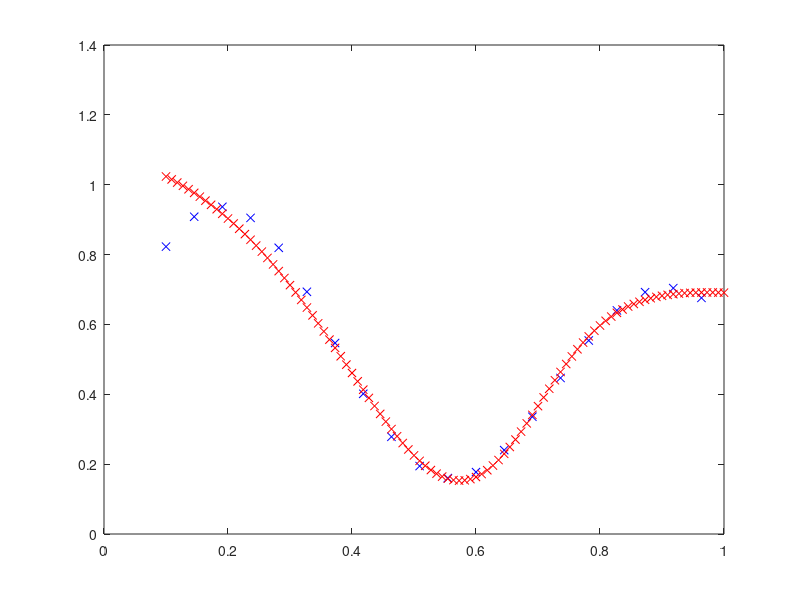

Here is the MATLAB script that generated this plot:
clear all
clc
% Užduotis:

% Sukurkite daugiasluoksnio perceptrono koeficientams apskaičiuoti skirtą 
% programą. Daugiasluoksnis perceptronas turi atlikti aproksimatoriaus 
% funkciją. Daugiasluoksnio perceptrono struktūra:
% VIENAS ĮĖJIMAS (įėjime paduodamas 20 skaičių vektorius X, su reikšmėmis 
% intervale nuo 0 iki 1, pvz., x = 0.1:1/22:1; ).
% VIENAS IŠĖJIMAS (pvz., išėjime tikimasi tokio norimo atsako, kurį galima 
% būtų apskaičiuoti pagal formulę: y = (1 + 0.6*sin(2*pi*x/0.7)) + 0.3*sin(2*pi*x))/2; 
% - kuriamas neuronų tinklas turėtų "modeliuoti/imituoti šios formulės 
% elgesį" naudodamas visiškai kitokią matematinę išraišką nei ši);
% VIENAS PASLĖPTASIS SLUOKSNIS su hiperbolinio tangento arba sigmoidinėmis 
% aktyvavimo funkcijomis neuronuose (neuronų skaičius: 4-8);
% TIESINE AKTYVAVIMO FUNKCIJA išėjimo neurone;
% MOKYMO ALGORITMAS - Backpropagation (atgalinio sklidimo).

% Pasirenkame struktūrą: 1 įėjimas; 1 išėjimas(y); 1 paslėptas sluoksnis (su 5 neuronais).

% 1. Surinkti/paruošti mokymo duomenų rinkinį
 x = 0.1:1/22:1;
 y = (1 + 0.6*sin(2*pi*x/0.7) + 0.3*sin(2*pi*x))/2;

 %plot(x,y,'bx')
 
% 2. Sugeneruoti pradines ryšių svorių reikšmes
    % 1-ojo sluoksnio parametrai:
w11_1 = randn(1); b1_1 = randn(1);
w21_1 = randn(1); b2_1 = randn(1);
w31_1 = randn(1); b3_1 = randn(1);
w41_1 = randn(1); b4_1 = randn(1);
w51_1 = randn(1); b5_1 = randn(1);
    % 2-ojo sluoksnio parametrai:
w11_2 = randn(1); b1_2 = randn(1);
w12_2 = randn(1);
w13_2 = randn(1);
w14_2 = randn(1);
w15_2 = randn(1);

mok_zing = 0.15;

% 3. Apskaičiuoti tinklo atsaką (momentinį)
    % Pasverta suma kiekviename sluoksnyje
for indx = 1 :10000
for n = 1 : 20 
    v1_1 = x(n)*w11_1 + b1_1;
    v2_1 = x(n)*w21_1 + b2_1;
    v3_1 = x(n)*w31_1 + b3_1;
    v4_1 = x(n)*w41_1 + b4_1;
    v5_1 = x(n)*w51_1 + b5_1;
    % Aktyvavimo f-ja 1-jame sluoksnyje
    y1_1=tanh(v1_1); % y1_1 = 1/(1+exp(-v1_1));
    y2_1=tanh(v2_1); % y2_1 = 1/(1+exp(-v2_1));
    y3_1=tanh(v3_1); % y3_1 = 1/(1+exp(-v3_1));
    y4_1=tanh(v4_1); % y4_1 = 1/(1+exp(-v4_1));
    y5_1=tanh(v5_1); % y5_1 = 1/(1+exp(-v5_1));
    % Paverta suma išėjimo sluoksnyje
    v1_2 = y1_1 * w11_2 + y2_1 * w12_2 + y3_1 * w13_2 + y4_1 * w14_2 + y5_1 + w15_2;
    % Skaičiuojame išėjimą/tinklo atsaką pritaikydami aktyvavimo f-jas
    y_aktyvumo = v1_2;

% 4. Palyginti su norimu atsaku ir apskaičiuoti klaidą
    e = y(n) - y_aktyvumo;

% 5. Atnaujinti ryšių svorius taip, kad klaida mažėtų (apmokyti)
    % Formulė: Nauja_reikšmė = Sena_reikėmė + mokymo_žingsnis*delta*input
    delta_out = e; % kadangi tiesinė aktyvumo f-ja

    delta1_1=(1-(tanh(y1_1))^2)*delta_out*w11_2; % delta1_1 = y1_1*(1-y1_1)*(delta_out*w11_1);
    delta2_1=(1-(tanh(y2_1))^2)*delta_out*w12_2; % delta2_1 = y2_1*(1-y2_1)*(delta_out*w21_1);
    delta3_1=(1-(tanh(y3_1))^2)*delta_out*w13_2; % delta3_1 = y3_1*(1-y3_1)*(delta_out*w31_1);
    delta4_1=(1-(tanh(y4_1))^2)*delta_out*w14_2; % delta4_1 = y4_1*(1-y4_1)*(delta_out*w41_1);
    delta5_1=(1-(tanh(y5_1))^2)*delta_out*w15_2; % delta5_1 = y5_1*(1-y5_1)*(delta_out*w51_1);
    % Atnaujiname svorius išėjimo sluoksnyje
    w11_2 = w11_2+ mok_zing*delta_out*y1_1;
    w12_2 = w12_2+ mok_zing*delta_out*y2_1;
    w13_2 = w13_2+ mok_zing*delta_out*y3_1;
    w14_2 = w14_2+ mok_zing*delta_out*y4_1;
    w15_2 = w15_2+ mok_zing*delta_out*y5_1;
    b1_2 = b1_2 + mok_zing*delta_out*1;
    % Atnaujimane svorius paslėptajame sluoksnyje
    w11_1 = w11_1 + mok_zing*delta1_1*x(n);
    w21_1 = w21_1 + mok_zing*delta2_1*x(n);
    w31_1 = w31_1 + mok_zing*delta3_1*x(n);
    w41_1 = w41_1 + mok_zing*delta4_1*x(n);
    w51_1 = w51_1 + mok_zing*delta5_1*x(n);
    b1_1 = b1_1 + mok_zing*delta1_1;
    b2_1 = b2_1 + mok_zing*delta2_1;
    b3_1 = b3_1 + mok_zing*delta3_1;
    b4_1 = b4_1 + mok_zing*delta4_1;
    b5_1 = b5_1 + mok_zing*delta5_1;
end
end
z = linspace(0.1,1,100);
for m = 1 : 100 
    v1_1 = z(m)*w11_1 + b1_1;
    v2_1 = z(m)*w21_1 + b2_1;
    v3_1 = z(m)*w31_1 + b3_1;
    v4_1 = z(m)*w41_1 + b4_1;
    v5_1 = z(m)*w51_1 + b5_1;
    % Aktyvavimo f-ja 1-jame sluoksnyje
    y1_1 = tanh(v1_1); % y1_1 = 1/(1+exp(-v1_1));
    y2_1 = tanh(v2_1); % y2_1 = 1/(1+exp(-v2_1));
    y3_1 = tanh(v3_1); % y3_1 = 1/(1+exp(-v3_1));
    y4_1 = tanh(v4_1); % y4_1 = 1/(1+exp(-v4_1));
    y5_1 = tanh(v5_1); % y5_1 = 1/(1+exp(-v5_1));
    % Paverta suma išėjimo sluoksnyje
    v1_2 = y1_1 * w11_2 + y2_1 * w12_2 + y3_1 * w13_2 + y4_1 * w14_2 + y5_1 + w15_2;
    % Skaičiuojame išėjimą/tinklo atsaką pritaikydami aktyvavimo f-jas
    y_aktyvumo(m) = v1_2;
end
figure(1), plot(x,y,'bx',z, y_aktyvumo, 'rx')
